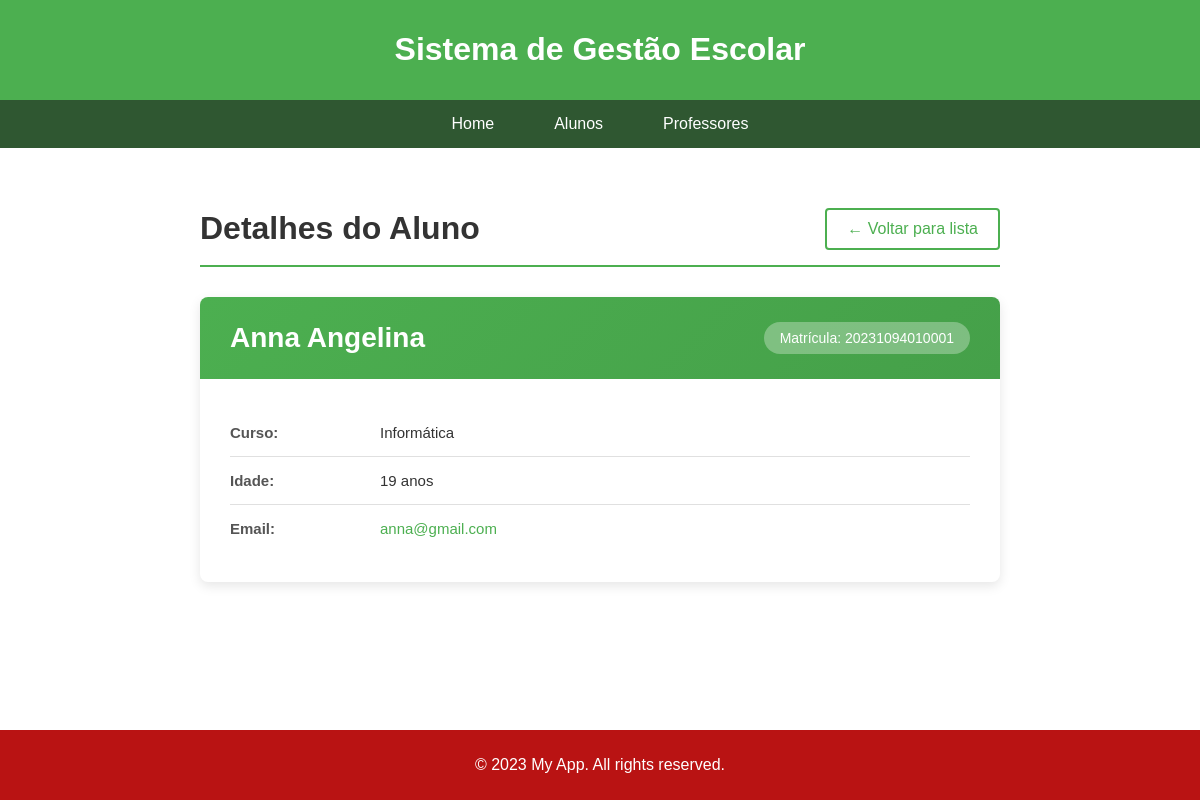
The app's page /alunos/1/ with its own data.
### alunos/models.py (models this page shows, shortened)
class Aluno(models.Model):
    matricula = models.CharField(max_length=20)
    nome = models.CharField(max_length=100)
    idade = models.IntegerField()
    curso = models.CharField(max_length=100)
    email = models.EmailField()
    created_at = models.DateTimeField(auto_now_add=True)
    updated_at = models.DateTimeField(auto_now=True)

### alunos/views.py (the view)
# urls.py: path('<int:id>/', views.aluno_detalhe, name='aluno_detalhe'),
def aluno_detalhe(request, id):
    aluno = get_object_or_404(Aluno, id=id)
    return render(
        request,'aluno/aluno_detail.html',{'aluno': aluno})

### alunos/templates/aluno/aluno_detail.html
{% extends "base.html" %}
{% load static %}
{% block extra_head %}
    <link rel="stylesheet" href="{% static 'css/alunos.css' %}">
{% endblock %}
{% block content %}
    <div class="detail-container">
        <div class="detail-header">
            <h1>Detalhes do Aluno</h1>
            <a href="{% url 'alunos:alunos_list' %}" class="btn-back">← Voltar para lista</a>
        </div>
        <div class="detail-card">
            <div class="card-header">
                <h2>{{ aluno.nome }}</h2>
                <span class="badge">Matrícula: {{ aluno.matricula }}</span>
            </div>
            <div class="card-body">
                <div class="info-row">
                    <span class="info-label">Curso:</span>
                    <span class="info-value">{{ aluno.curso }}</span>
                </div>
                <div class="info-row">
                    <span class="info-label">Idade:</span>
                    <span class="info-value">{{ aluno.idade }} anos</span>
                </div>
                <div class="info-row">
                    <span class="info-label">Email:</span>
                    <span class="info-value"><a href="mailto:{{ aluno.email }}">{{ aluno.email }}</a></span>
                </div>
            </div>
        </div>
    </div>
{% endblock %}

### static/css/style.css (style rules this page uses)
html { height: 100%; }
body { margin: 0; padding: 0; font-family: Arial, sans-serif; min-height: 100%; display: flex; flex-direction: column; }

### alunos/static/css/alunos.css (style rules this page uses)
.detail-container { max-width: 800px; margin: 20px auto; padding: 20px; }
.detail-header { display: flex; justify-content: space-between; align-items: center; margin-bottom: 30px; padding-bottom: 15px; border-bottom: 2px solid #4CAF50; }
.detail-header h1 { margin: 0; color: #333; }
.btn-back { color: #4CAF50; text-decoration: none; font-weight: 500; padding: 10px 20px; border: 2px solid #4CAF50; border-radius: 4px; transition: all 0.3s ease; display: inline-block; }
.detail-card { background-color: #fff; border-radius: 8px; box-shadow: 0 4px 12px rgba(0, 0, 0, 0.1); overflow: hidden; }
.card-header { background: linear-gradient(135deg, #4CAF50 0%, #45a049 100%); color: white; padding: 25px 30px; display: flex; justify-content: space-between; align-items: center; }
.card-header h2 { margin: 0; font-size: 28px; font-weight: 600; }
.badge { background-color: rgba(255, 255, 255, 0.3); padding: 8px 16px; border-radius: 20px; font-size: 14px; font-weight: 500; }
.card-body { padding: 30px; }
.info-row { display: flex; padding: 15px 0; border-bottom: 1px solid #e0e0e0; }
.info-row:last-child { border-bottom: none; }
.info-label { flex: 0 0 150px; font-weight: 600; color: #555; font-size: 15px; }
.info-value { flex: 1; color: #333; font-size: 15px; }
.info-value a { color: #4CAF50; text-decoration: none; transition: color 0.3s ease; }

### records on screen
Aluno: nome "Anna Angelina", matricula "20231094010001", curso "Informática", idade "19", email "anna@gmail.com"
